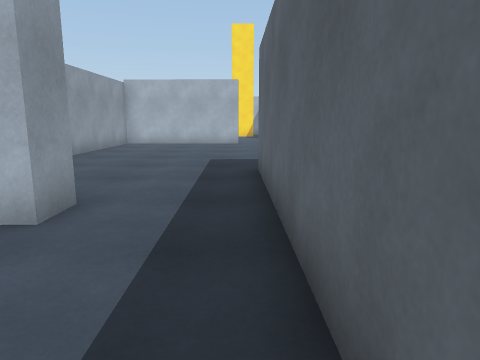
[1] (above)

24 first-person views from a walk through a scene from a Unity 3-D project. The camera is 1.2 m above the floor, tilts 10° down and sees 70° across. The floor is counted in squares, 1 m on a side. Each view is taken from the middle of a square. On the plan, view 1 faces up. The plan holds only what a view shows up to about 14 squares ahead; the rest is blank. The player is left out.

[2]
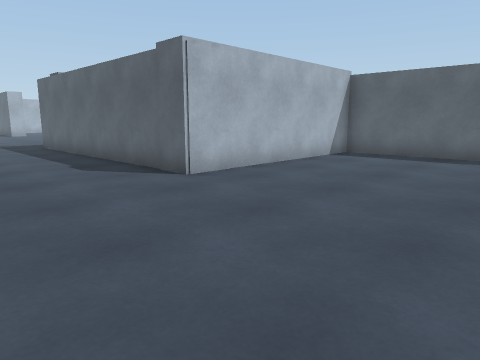

[3]
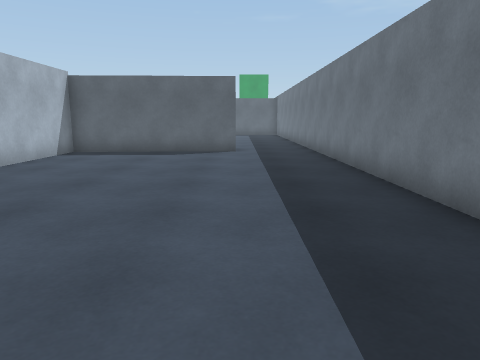

[4]
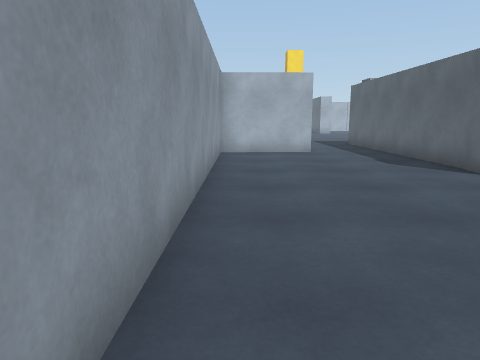

[5]
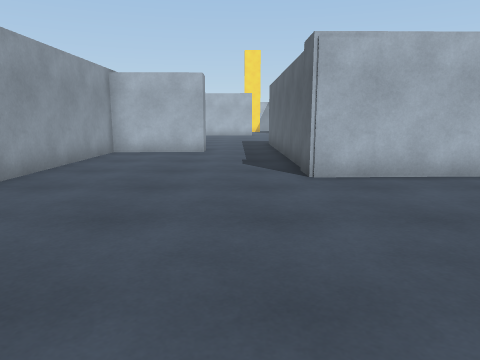

[6]
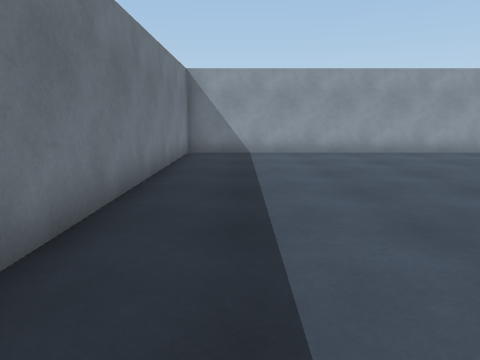

[7]
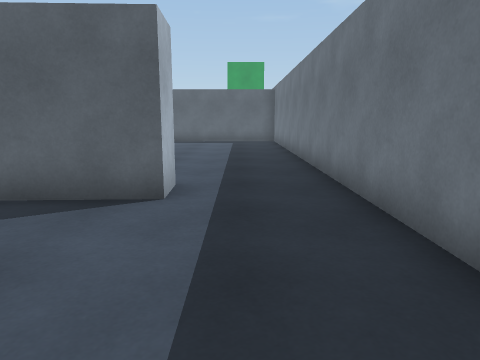

[8]
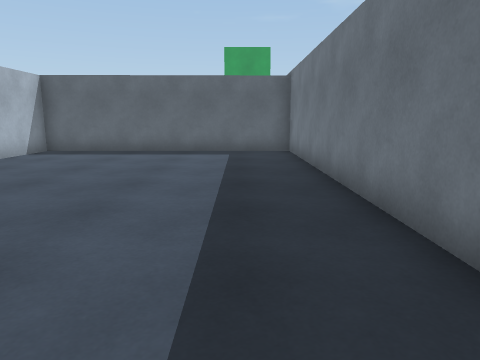

[9]
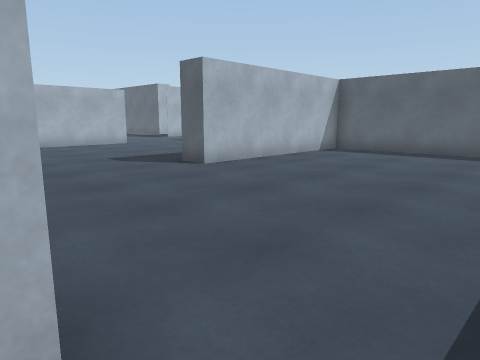

[10]
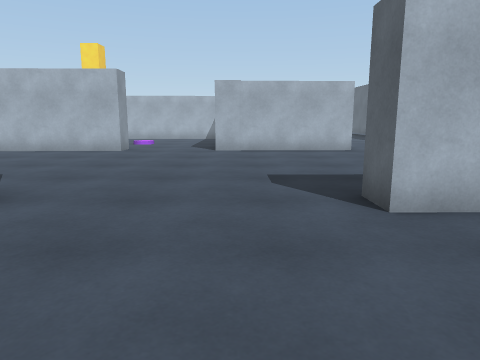

[11]
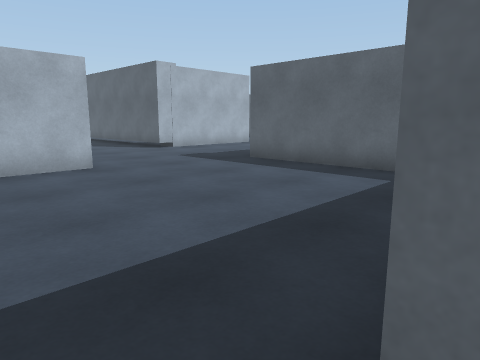

[12]
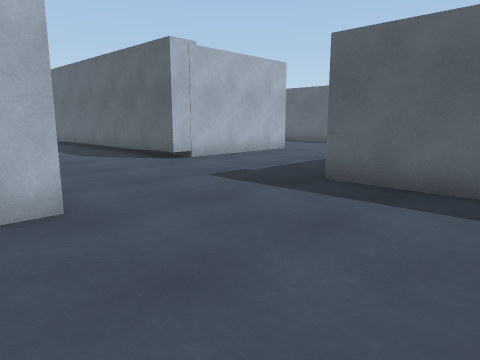

[13]
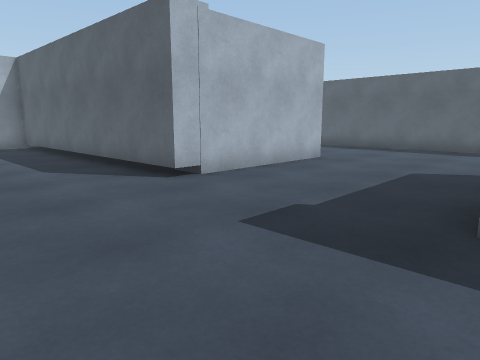

[14]
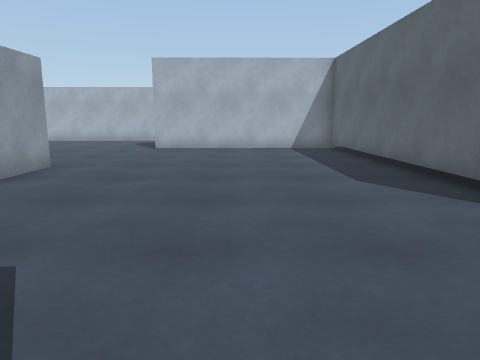

[15]
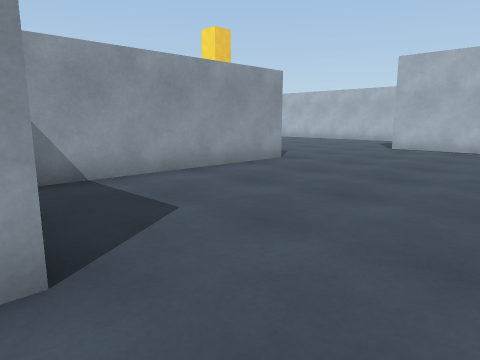

[16]
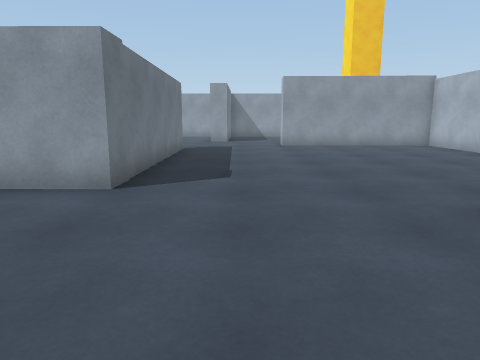

[17]
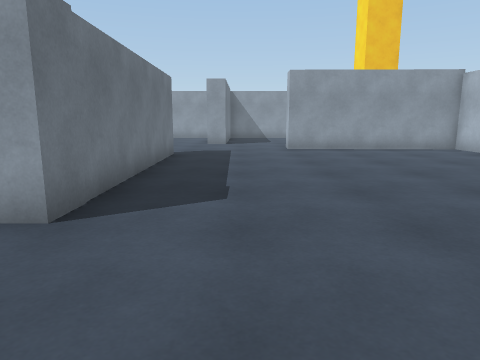

[18]
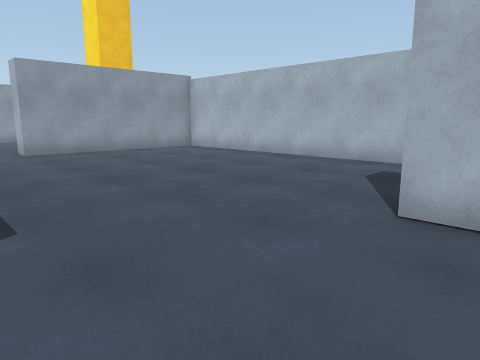

[19]
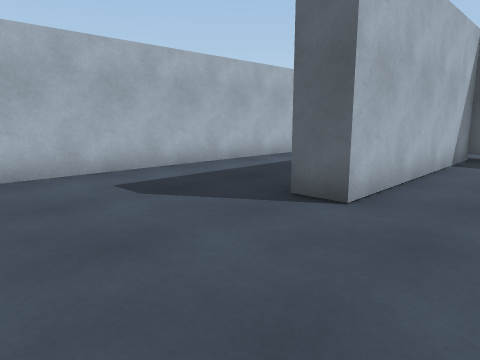

[20]
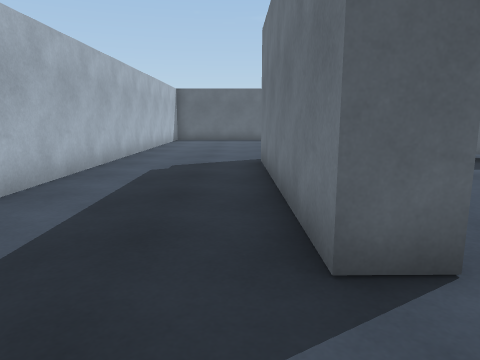

[21]
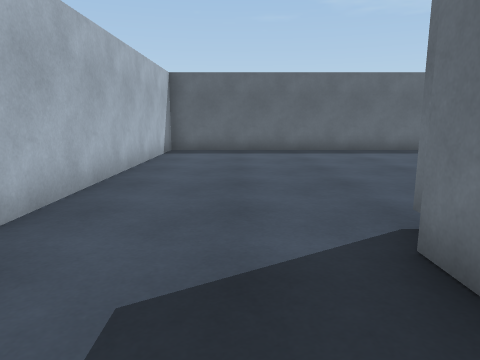

[22]
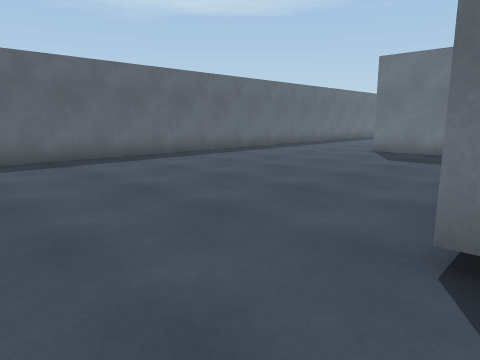

[23]
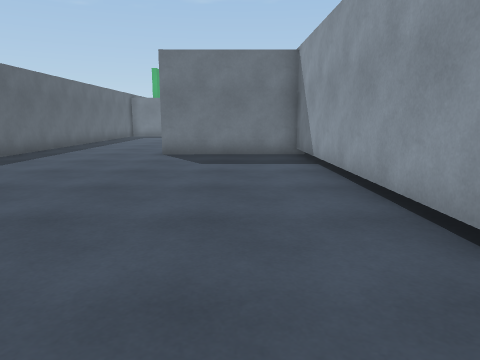

[24]
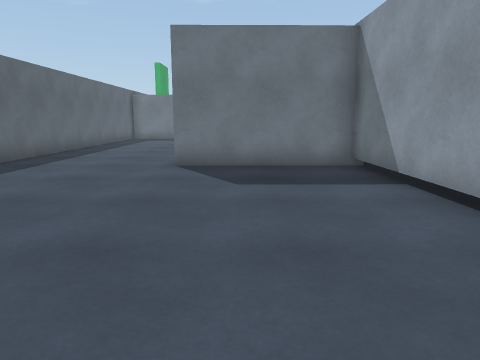

### Floor plan
Points are (right, up) in squares from view 1. A wall is a line through its corners. A room is listed if a view was taken in it or the views show most of it. See-through windows are left out.
Room 1 (views 1, 2, 3, 4, 5, 6, 7)
walls: (8.1, -7.8) (7.9, -1.7) (0.6, -1.8) (0.5, 2.6); (-2.3, 3.8) (-5.7, 3.8) (-5.7, -10.9) (7.5, -10.9)
ways out: opening at (8.5, -9.5) to room 2; opening at (-1, 3.3)
Room 2 (views 8, 9, 10, 11, 12, 13, 14, 15, 16, 17, 18, 19, 20, 21, 22, 23, 24)
walls: (17.5, 7.6) (12, 7.6); (22.2, 1.9) (22.1, 6.7); (27.8, 12) (22.1, 11.9) (22, 22.4) (14.5, 22.3) (14.5, 23.3) (22.1, 23.4); (8.4, 7.2) (3.8, 7.2); (22.8, 22) (23, 13) (27.8, 13); (32.8, 7.6) (32.8, 14); (32.8, 16.5) (32.8, 27.7) (3, 27.7) (2.8, 21); (4.8, 16.6) (13.1, 16.7) (13.1, 9.7); (9.4, -7.8) (8.1, -7.8); (7.5, -10.9) (22.3, -10.9) (22.2, -1.6) (15, -1.7) (14.9, -0.6)
ways out: opening at (8.5, -9.5) to room 1; opening at (4.7, 19); opening at (10, 6.3)

Where each view was taken, in squares from view 1:
view 1: 0 up, 0 right, facing up
view 2: 8 down, 4 left, facing up-right
view 3: 8 down, 5 left, facing right
view 4: 9 down, 5 left, facing up
view 5: 9 down, 1 left, facing up
view 6: 9 down, 7 right, facing left
view 7: 9 down, 3 right, facing right
view 8: 9 down, 9 right, facing right
view 9: 9 down, 9 right, facing up-right
view 10: 6 down, 13 right, facing up
view 11: 1 down, 14 right, facing up-right
view 12: 3 up, 16 right, facing up-right
view 13: 6 up, 18 right, facing up-right
view 14: 8 up, 18 right, facing up
view 15: 8 up, 20 right, facing up-left
view 16: 19 up, 19 right, facing left
view 17: 19 up, 17 right, facing left
view 18: 18 up, 16 right, facing up-left
view 19: 20 up, 10 right, facing up-right
view 20: 24 up, 12 right, facing right
view 21: 25 up, 19 right, facing right
view 22: 26 up, 22 right, facing down-right
view 23: 25 up, 25 right, facing down
view 24: 22 up, 26 right, facing down
